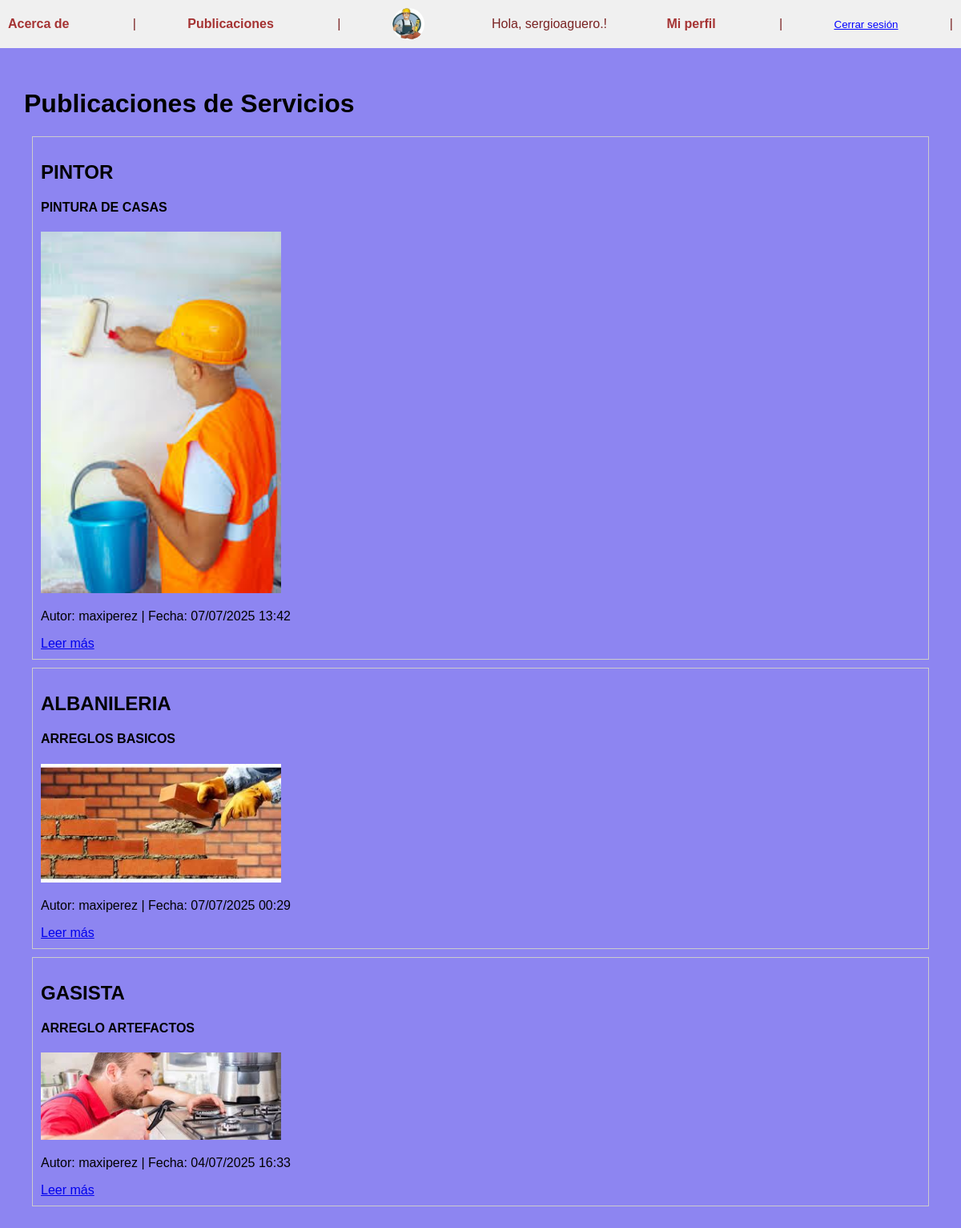
Page /pages/ (signed in) on the committed database.
### accounts/models.py (models this page shows, shortened)
class UserProfile(models.Model):
    user = models.OneToOneField(User, on_delete=models.CASCADE)
    imagen = models.ImageField(upload_to='profile_images/', null=True, blank=True)
    descripcion = models.TextField(blank=True)
    sitio_web = models.URLField(blank=True)

### pages/models.py (models this page shows, shortened)
class Blog(models.Model):
    titulo = models.CharField(max_length=200)
    subtitulo = models.CharField(max_length=200)
    cuerpo = models.TextField()
    autor = models.ForeignKey(User, on_delete=models.CASCADE)
    fecha = models.DateTimeField(auto_now_add=True)
    imagen = models.ImageField(upload_to='blog_images/', null=True, blank=False)

### pages/views.py (the view)
# urls.py: path('pages/', blog_list, name='blog_list'),
def blog_list(request):
    blogs = Blog.objects.all().order_by('-fecha')
    return render(request, 'pages/blog_list.html', {'blogs': blogs})

### templates/pages/blog_list.html (shortened to what this page needs)
{% extends 'base.html' %}
{% block content %}
  <h1>Publicaciones de Servicios</h1>
  {% if blogs %}
    {% for blog in blogs %}
      <div style="border:1px solid #ccc; margin:10px; padding:10px;">
        <h2>{{ blog.titulo }}</h2>
        <h4>{{ blog.subtitulo }}</h4>
        <img src="{{ blog.imagen.url }}" alt="Imagen" width="300">
        <p>Autor: {{ blog.autor.username }} | Fecha: {{ blog.fecha|date:"d/m/Y H:i" }}</p>
        <a href="{% url 'blog_detail' blog.id %}">Leer más</a>
      </div>
    {% endfor %}
  {% else %}
    <p>No hay páginas aún.</p>
  {% endif %}
{% endblock %}

### templates/base.html (shortened to what this page needs)
<!DOCTYPE html>
{% load static %}
<html lang="es">
<head>
  <link rel="stylesheet" href="{% static 'css/styles.css' %}">
</head>
<body>
 <nav style="background-color: #f0f0f0; padding: 10px;">
  <a href="{% url 'about' %}">Acerca de</a> |
  <a href="{% url 'blog_list' %}">Publicaciones</a> |
  {% if user.is_authenticated %}
    {% if user.userprofile.imagen %}
      <img src="{{ user.userprofile.imagen.url }}" alt="Perfil" width="40" height="40" style="border-radius: 50%; vertical-align: middle;">
    {% else %}
      <img src="{% static 'img/default-avatar.png' %}" alt="Sin imagen" width="40" height="40" style="border-radius: 50%; vertical-align: middle;">
    {% endif %}
    <span style="margin: 0 10px;">Hola, {{ user.username }}!</span>
    <a href="{% url 'profile' %}">Mi perfil</a> |
    <form action="{% url 'logout' %}" method="post" style="display: inline;">
      <button type="submit" style="background: none; border: none; padding: 0; margin: 0; color: blue; text-decoration: underline; cursor: pointer;">
        Cerrar sesión
      </button>
    </form> |
  {% else %}
    <a href="{% url 'login' %}">Iniciar sesión</a> |
    <a href="{% url 'signup' %}">Registrarse</a> |
  {% endif %}
</nav>
 <div class="container">
    {% block content %}
    {% endblock %}
  </div>
</body>
</html>

### static/css/styles.css (style rules this page uses)
body { font-family: Arial, sans-serif; background-color: #8d85f1; margin: 0; padding: 0; }
nav { background-color: #b9f1c7; padding: 15px 20px; color: rgb(122, 35, 35); display: flex; align-items: center; justify-content: space-between; }
nav a { color: rgb(165, 51, 51); text-decoration: none; margin-right: 15px; font-weight: bold; }
nav img { border-radius: 50%; margin-right: 10px; vertical-align: middle; }
.container { padding: 30px; }

### rows in the picture
Blog: titulo "PINTOR", subtitulo "PINTURA DE CASAS", imagen (picture), autor.username "maxiperez", fecha "07/07/2025 13:42"
Blog: titulo "ALBANILERIA", subtitulo "ARREGLOS BASICOS", imagen (picture), autor.username "maxiperez", fecha "07/07/2025 00:29"
Blog: titulo "GASISTA", subtitulo "ARREGLO ARTEFACTOS", imagen (picture), autor.username "maxiperez", fecha "04/07/2025 16:33"

### other values in the picture
{{ user.username }} "sergioaguero."
